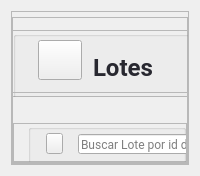
            <widget class="QWidget" name="page_lotes">
             <layout class="QHBoxLayout" name="horizontalLayout_6">
              <item>
               <widget class="QFrame" name="container_mov_3">
                <property name="frameShape">
                 <enum>QFrame::StyledPanel</enum>
                </property>
                <property name="frameShadow">
                 <enum>QFrame::Raised</enum>
                </property>
                <layout class="QVBoxLayout" name="verticalLayout_34" stretch="0,0,0">
                 <property name="spacing">
                  <number>0</number>
                 </property>
                 <property name="leftMargin">
                  <number>0</number>
                 </property>
                 <property name="topMargin">
                  <number>0</number>
                 </property>
                 <property name="rightMargin">
                  <number>0</number>
                 </property>
                 <property name="bottomMargin">
                  <number>0</number>
                 </property>
                 <item>
                  <widget class="QFrame" name="top_frame_mov_3">
                   <property name="minimumSize">
                    <size>
                     <width>1</width>
                     <height>80</height>
                    </size>
                   </property>
                   <property name="maximumSize">
                    <size>
                     <width>387</width>
                     <height>70</height>
                    </size>
                   </property>
                   <property name="frameShape">
                    <enum>QFrame::StyledPanel</enum>
                   </property>
                   <property name="frameShadow">
                    <enum>QFrame::Raised</enum>
                   </property>
                   <widget class="QFrame" name="frame_26">
                    <property name="geometry">
                     <rect>
                      <x>0</x>
                      <y>13</y>
                      <width>431</width>
                      <height>70</height>
                     </rect>
                    </property>
                    <property name="minimumSize">
                     <size>
                      <width>354</width>
                      <height>70</height>
                     </size>
                    </property>
                    <property name="maximumSize">
                     <size>
                      <width>16777215</width>
                      <height>50</height>
                     </size>
                    </property>
                    <property name="frameShape">
                     <enum>QFrame::StyledPanel</enum>
                    </property>
                    <property name="frameShadow">
                     <enum>QFrame::Raised</enum>
                    </property>
                    <layout class="QVBoxLayout" name="verticalLayout_35">
                     <property name="spacing">
                      <number>0</number>
                     </property>
                     <property name="leftMargin">
                      <number>0</number>
                     </property>
                     <property name="topMargin">
                      <number>0</number>
                     </property>
                     <property name="rightMargin">
                      <number>0</number>
                     </property>
                     <property name="bottomMargin">
                      <number>0</number>
                     </property>
                     <item>
                      <widget class="QGroupBox" name="groupBox_10">
                       <property name="minimumSize">
                        <size>
                         <width>384</width>
                         <height>0</height>
                        </size>
                       </property>
                       <property name="title">
                        <string/>
                       </property>
                       <widget class="QLabel" name="label_40">
                        <property name="geometry">
                         <rect>
                          <x>80</x>
                          <y>10</y>
                          <width>152</width>
                          <height>52</height>
                         </rect>
                        </property>
                        <property name="minimumSize">
                         <size>
                          <width>152</width>
                          <height>0</height>
                         </size>
                        </property>
                        <property name="maximumSize">
                         <size>
                          <width>120</width>
                          <height>16777215</height>
                         </size>
                        </property>
                        <property name="font">
                         <font>
                          <family>Roboto</family>
                          <pointsize>18</pointsize>
                          <weight>75</weight>
                          <bold>true</bold>
                         </font>
                        </property>
                        <property name="styleSheet">
                         <string notr="true">color: #282830 ;
</string>
                        </property>
                        <property name="text">
                         <string>Lotes</string>
                        </property>
                        <property name="alignment">
                         <set>Qt::AlignLeading|Qt::AlignLeft|Qt::AlignVCenter</set>
                        </property>
                       </widget>
                       <widget class="QPushButton" name="pushButton_17">
                        <property name="geometry">
                         <rect>
                          <x>20</x>
                          <y>9</y>
                          <width>49</width>
                          <height>40</height>
                         </rect>
                        </property>
                        <property name="maximumSize">
                         <size>
                          <width>60</width>
                          <height>60</height>
                         </size>
                        </property>
                        <property name="styleSheet">
                         <string notr="true">margin-left:5px</string>
                        </property>
                        <property name="text">
                         <string/>
                        </property>
                        <property name="icon">
                         <iconset resource="img/img_oficiales.qrc">
                          <normaloff>:/img/producto.png</normaloff>:/img/producto.png</iconset>
                        </property>
                        <property name="iconSize">
                         <size>
                          <width>40</width>
                          <height>40</height>
                         </size>
                        </property>
                       </widget>
                      </widget>
                     </item>
                    </layout>
                   </widget>
                  </widget>
                 </item>
                 <item>
                  <widget class="QFrame" name="mid_mov_3">
                   <property name="maximumSize">
                    <size>
                     <width>16777215</width>
                     <height>70</height>
                    </size>
                   </property>
                   <property name="frameShape">
                    <enum>QFrame::StyledPanel</enum>
                   </property>
                   <property name="frameShadow">
                    <enum>QFrame::Raised</enum>
                   </property>
                   <layout class="QVBoxLayout" name="verticalLayout_36">
                    <property name="spacing">
                     <number>0</number>
                    </property>
                    <property name="leftMargin">
                     <number>0</number>
                    </property>
                    <property name="topMargin">
                     <number>30</number>
                    </property>
                    <property name="rightMargin">
                     <number>0</number>
                    </property>
                    <property name="bottomMargin">
                     <number>0</number>
                    </property>
                    <item alignment="Qt::AlignBottom">
                     <widget class="QFrame" name="frame_27">
                      <property name="minimumSize">
                       <size>
                        <width>0</width>
                        <height>50</height>
                       </size>
                      </property>
                      <property name="maximumSize">
                       <size>
                        <width>16777215</width>
                        <height>50</height>
                       </size>
                      </property>
                      <property name="frameShape">
                       <enum>QFrame::StyledPanel</enum>
                      </property>
                      <property name="frameShadow">
                       <enum>QFrame::Raised</enum>
                      </property>
                      <layout class="QVBoxLayout" name="verticalLayout_37">
                       <property name="spacing">
                        <number>0</number>
                       </property>
                       <property name="leftMargin">
                        <number>0</number>
                       </property>
                       <property name="topMargin">
                        <number>0</number>
                       </property>
                       <property name="rightMargin">
                        <number>0</number>
                       </property>
                       <property name="bottomMargin">
                        <number>0</number>
                       </property>
                       <item>
                        <widget class="QGroupBox" name="groupBox_11">
                         <property name="minimumSize">
                          <size>
                           <width>0</width>
                           <height>50</height>
                          </size>
                         </property>
                         <property name="styleSheet">
                          <string notr="true">margin-left: 14px</string>
                         </property>
                         <property name="title">
                          <string/>
                         </property>
                         <widget class="QPushButton" name="pushButton_19">
                          <property name="geometry">
                           <rect>
                            <x>18</x>
                            <y>9</y>
                            <width>31</width>
                            <height>21</height>
                           </rect>
                          </property>
                          <property name="minimumSize">
                           <size>
                            <width>0</width>
                            <height>21</height>
                           </size>
                          </property>
                          <property name="cursor">
                           <cursorShape>PointingHandCursor</cursorShape>
                          </property>
                          <property name="text">
                           <string/>
                          </property>
                          <property name="icon">
                           <iconset resource="img/img_oficiales.qrc">
                            <normaloff>:/img/LupaB.png</normaloff>:/img/LupaB.png</iconset>
                          </property>
                          <property name="iconSize">
                           <size>
                            <width>52</width>
                            <height>82</height>
                           </size>
                          </property>
                         </widget>
                         <widget class="QLineEdit" name="lineEdit_6">
                          <property name="geometry">
                           <rect>
                            <x>50</x>
                            <y>10</y>
                            <width>301</width>
                            <height>20</height>
                           </rect>
                          </property>
                          <property name="minimumSize">
                           <size>
                            <width>0</width>
                            <height>20</height>
                           </size>
                          </property>
                          <property name="styleSheet">
                           <string notr="true">font-family: Roboto;
</string>
                          </property>
                          <property name="text">
                           <string/>
                          </property>
                          <property name="placeholderText">
                           <string>Buscar Lote por id del producto</string>
                          </property>
                         </widget>
                        </widget>
                       </item>
                      </layout>
                     </widget>
                    </item>
                   </layout>
                  </widget>
                 </item>
                 <item>
                  <widget class="QFrame" name="bottom_mov_3">
                   <property name="frameShape">
                    <enum>QFrame::StyledPanel</enum>
                   </property>
                   <property name="frameShadow">
                    <enum>QFrame::Raised</enum>
                   </property>
                   <layout class="QVBoxLayout" name="verticalLayout_38">
                    <property name="spacing">
                     <number>0</number>
                    </property>
                    <property name="leftMargin">
                     <number>0</number>
                    </property>
                    <property name="topMargin">
                     <number>0</number>
                    </property>
                    <property name="rightMargin">
                     <number>0</number>
                    </property>
                    <property name="bottomMargin">
                     <number>0</number>
                    </property>
                    <item>
                     <widget class="QFrame" name="frame_28">
                      <property name="frameShape">
                       <enum>QFrame::StyledPanel</enum>
                      </property>
                      <property name="frameShadow">
                       <enum>QFrame::Raised</enum>
                      </property>
                      <widget class="QTableWidget" name="tableWidget_lotes">
                       <property name="geometry">
                        <rect>
                         <x>50</x>
                         <y>60</y>
                         <width>801</width>
                         <height>421</height>
                        </rect>
                       </property>
                       <property name="cursor" stdset="0">
                        <cursorShape>PointingHandCursor</cursorShape>
                       </property>
                       <property name="styleSheet">
                        <string notr="true">QTableWidget{
font-size: 11pt;
margin-top:15px;
color: #000;
font-family: Roboto;
text-align:center;
}
QHeaderView::section {
    background-color: #394353;
	border-radius: 11px;
	color:#fff;
    font-size: 9pt;
	font-family:Roboto;
    border-left: 1px solid #394353;

}

QHeaderView::section:horizontal
{
    border-top: 1px solid #394353;

}

QHeaderView::section:vertical
{

    border-left: 1px solid #394353;
}</string>
                       </property>
                       <property name="editTriggers">
                        <set>QAbstractItemView::NoEditTriggers</set>
                       </property>
                       <property name="showGrid">
                        <bool>false</bool>
                       </property>
                       <attribute name="horizontalHeaderVisible">
                        <bool>false</bool>
                       </attribute>
                       <attribute name="horizontalHeaderCascadingSectionResizes">
                        <bool>true</bool>
                       </attribute>
                       <attribute name="horizontalHeaderDefaultSectionSize">
                        <number>160</number>
                       </attribute>
                       <attribute name="horizontalHeaderShowSortIndicator" stdset="0">
                        <bool>true</bool>
                       </attribute>
                       <attribute name="horizontalHeaderStretchLastSection">
                        <bool>true</bool>
                       </attribute>
                       <attribute name="verticalHeaderVisible">
                        <bool>false</bool>
                       </attribute>
                       <attribute name="verticalHeaderDefaultSectionSize">
                        <number>41</number>
                       </attribute>
                       <row>
                        <property name="text">
                         <string>New Row</string>
                        </property>
                       </row>
                       <column>
                        <property name="text">
                         <string>New Column</string>
                        </property>
                       </column>
                       <column>
                        <property name="text">
                         <string>New Column</string>
                        </property>
                       </column>
                       <column>
                        <property name="text">
                         <string>New Column</string>
                        </property>
                       </column>
                       <column>
                        <property name="text">
                         <string>New Column</string>
                        </property>
                       </column>
                       <column>
                        <property name="text">
                         <string>New Column</string>
                        </property>
                       </column>
                       <item row="0" column="0">
                        <property name="text">
                         <string>aaaa</string>
                        </property>
                       </item>
                       <item row="0" column="1">
                        <property name="text">
                         <string>aaaaaaaa</string>
                        </property>
                       </item>
                       <item row="0" column="2">
                        <property name="text">
                         <string>aaaaaaa</string>
                        </property>
                       </item>
                       <item row="0" column="3">
                        <property name="text">
                         <string>aaaaaaa</string>
                        </property>
                       </item>
                       <item row="0" column="4">
                        <property name="text">
                         <string>aaaaaaa</string>
                        </property>
                       </item>
                      </widget>
                      <widget class="QFrame" name="frame_29">
                       <property name="geometry">
                        <rect>
                         <x>29</x>
                         <y>9</y>
                         <width>831</width>
                         <height>41</height>
                        </rect>
                       </property>
                       <property name="minimumSize">
                        <size>
                         <width>56</width>
                         <height>41</height>
                        </size>
                       </property>
                       <property name="styleSheet">
                        <string notr="true">background-color: rgb(232, 232, 232);
border-radius:15px;</string>
                       </property>
                       <property name="frameShape">
                        <enum>QFrame::StyledPanel</enum>
                       </property>
                       <property name="frameShadow">
                        <enum>QFrame::Raised</enum>
                       </property>
                       <widget class="QLabel" name="label_41">
                        <property name="geometry">
                         <rect>
                          <x>20</x>
                          <y>10</y>
                          <width>141</width>
                          <height>18</height>
                         </rect>
                        </property>
                        <property name="font">
                         <font>
                          <family>Roboto</family>
                          <pointsize>11</pointsize>
                          <weight>75</weight>
                          <bold>true</bold>
                         </font>
                        </property>
                        <property name="styleSheet">
                         <string notr="true">background: none;
color: #282830 ;
</string>
                        </property>
                        <property name="text">
                         <string>Código del Producto</string>
                        </property>
                       </widget>
                       <widget class="QLabel" name="label_42">
                        <property name="geometry">
                         <rect>
                          <x>200</x>
                          <y>10</y>
                          <width>79</width>
                          <height>18</height>
                         </rect>
                        </property>
                        <property name="font">
                         <font>
                          <family>Roboto</family>
                          <pointsize>11</pointsize>
                          <weight>75</weight>
                          <bold>true</bold>
                         </font>
                        </property>
                        <property name="styleSheet">
                         <string notr="true">background: none;
color: #282830 ;

</string>
                        </property>
                        <property name="text">
                         <string>Descripción</string>
                        </property>
                       </widget>
                       <widget class="QLabel" name="label_43">
                        <property name="geometry">
                         <rect>
                          <x>520</x>
                          <y>10</y>
                          <width>132</width>
                          <height>18</height>
                         </rect>
                        </property>
                        <property name="font">
                         <font>
                          <family>Roboto</family>
                          <pointsize>11</pointsize>
                          <weight>75</weight>
                          <bold>true</bold>
                         </font>
                        </property>
                        <property name="styleSheet">
                         <string notr="true">background: none;
color: #282830 ;
</string>
                        </property>
                        <property name="text">
                         <string>Lote</string>
                        </property>
                       </widget>
                       <widget class="QLabel" name="label_45">
                        <property name="geometry">
                         <rect>
                          <x>650</x>
                          <y>10</y>
                          <width>161</width>
                          <height>18</height>
                         </rect>
                        </property>
                        <property name="font">
                         <font>
                          <family>Roboto</family>
                          <pointsize>11</pointsize>
                          <weight>75</weight>
                          <bold>true</bold>
                         </font>
                        </property>
                        <property name="styleSheet">
                         <string notr="true">background: none;
color: #282830 ;
</string>
                        </property>
                        <property name="text">
                         <string> Fecha de Vencimiento</string>
                        </property>
                       </widget>
                       <widget class="QLabel" name="label_46">
                        <property name="geometry">
                         <rect>
                          <x>350</x>
                          <y>10</y>
                          <width>61</width>
                          <height>18</height>
                         </rect>
                        </property>
                        <property name="font">
                         <font>
                          <family>Roboto</family>
                          <pointsize>11</pointsize>
                          <weight>75</weight>
                          <bold>true</bold>
                         </font>
                        </property>
                        <property name="styleSheet">
                         <string notr="true">background: none;
color: #282830 ;

</string>
                        </property>
                        <property name="text">
                         <string>Cantidad</string>
                        </property>
                       </widget>
                      </widget>
                      <widget class="QPushButton" name="btn_actualizarLotes">
                       <property name="geometry">
                        <rect>
                         <x>860</x>
                         <y>20</y>
                         <width>31</width>
                         <height>21</height>
                        </rect>
                       </property>
                       <property name="minimumSize">
                        <size>
                         <width>0</width>
                         <height>21</height>
                        </size>
                       </property>
                       <property name="cursor">
                        <cursorShape>PointingHandCursor</cursorShape>
                       </property>
                       <property name="text">
                        <string/>
                       </property>
                       <property name="icon">
                        <iconset resource="img/img_oficiales.qrc">
                         <normaloff>:/img/refresh.png</normaloff>:/img/refresh.png</iconset>
                       </property>
                       <property name="iconSize">
                        <size>
                         <width>33</width>
                         <height>16</height>
                        </size>
                       </property>
                      </widget>
                     </widget>
                    </item>
                   </layout>
                  </widget>
                 </item>
                </layout>
               </widget>
              </item>
             </layout>
            </widget>
